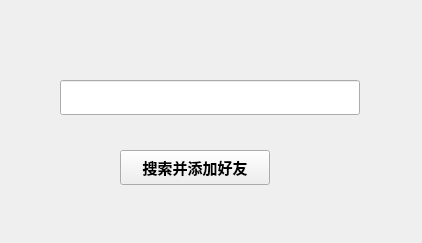
<?xml version="1.0" encoding="UTF-8"?>
<ui version="4.0">
 <class>addFriend</class>
 <widget class="QWidget" name="addFriend">
  <property name="geometry">
   <rect>
    <x>0</x>
    <y>0</y>
    <width>422</width>
    <height>243</height>
   </rect>
  </property>
  <property name="windowTitle">
   <string>Form</string>
  </property>
  <widget class="QPushButton" name="pushButton">
   <property name="geometry">
    <rect>
     <x>120</x>
     <y>150</y>
     <width>150</width>
     <height>35</height>
    </rect>
   </property>
   <property name="minimumSize">
    <size>
     <width>150</width>
     <height>35</height>
    </size>
   </property>
   <property name="maximumSize">
    <size>
     <width>150</width>
     <height>35</height>
    </size>
   </property>
   <property name="font">
    <font>
     <family>Consolas</family>
     <pointsize>11</pointsize>
     <weight>75</weight>
     <bold>true</bold>
    </font>
   </property>
   <property name="text">
    <string>搜索并添加好友</string>
   </property>
  </widget>
  <widget class="QLineEdit" name="lineEdit">
   <property name="geometry">
    <rect>
     <x>60</x>
     <y>80</y>
     <width>300</width>
     <height>35</height>
    </rect>
   </property>
   <property name="minimumSize">
    <size>
     <width>300</width>
     <height>35</height>
    </size>
   </property>
   <property name="maximumSize">
    <size>
     <width>300</width>
     <height>35</height>
    </size>
   </property>
   <property name="font">
    <font>
     <family>Consolas</family>
     <pointsize>12</pointsize>
    </font>
   </property>
   <property name="text">
    <string/>
   </property>
  </widget>
 </widget>
 <resources/>
 <connections/>
</ui>
